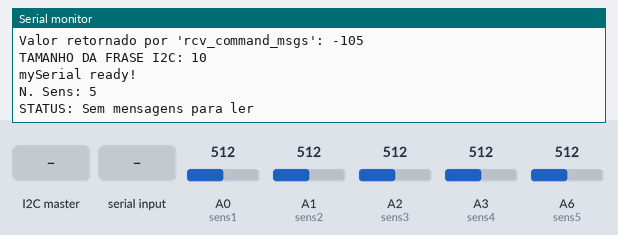
The program below on a simulated Arduino Nano, built with avr-gcc and run on an emulated ATmega328P. On the bench: the last lines printed to the serial monitor. Inputs (shaded band) come from the test bench; at power-on: A0 (sens1) = 512, A1 (sens2) = 512, A2 (sens3) = 512, A3 (sens4) = 512, A6 (sens5) = 512.

Above: at 1.2 s.
1.3 s: the I2C master sends "#"
3.5 s: "#" received over the second serial link
At 3.9 s:
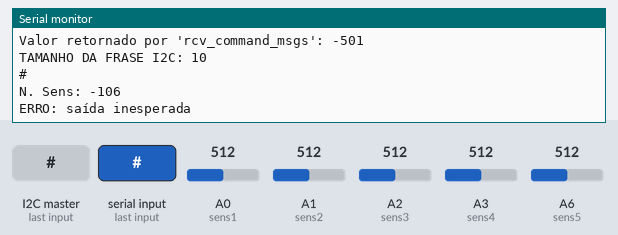
5.0 s: "$" received over the second serial link
6.6 s: "90,45\n" received over the second serial link
At 7.1 s:
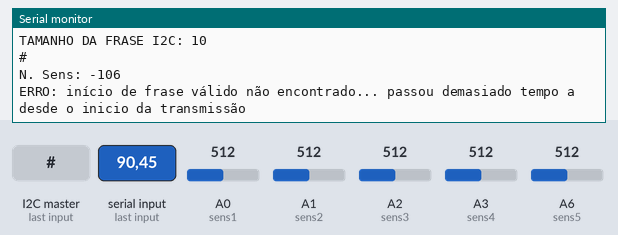
8.1 s: "#90 45 200$\n" received over the second serial link
At 8.53 s:
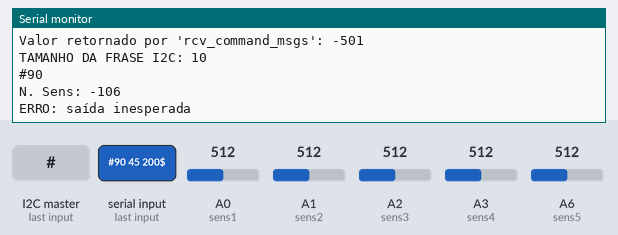
Timing chart, 0 to 10.7 s (numbered marks = the images above; inputs shaded):
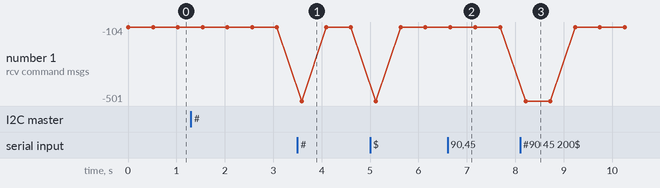

Measured:
- after the input at 3.5 s, the serial monitor: prints a new line after 0.08 s (image 1)
- after the input at 6.6 s, the serial monitor: prints a new line after 0.06 s (image 2)
- after the input at 8.1 s, the serial monitor: prints a new line after 0.10 s (image 3)

The program:

main.cpp
```cpp
#include <Arduino.h>
#include <SoftwareSerial.h>
#include <Wire.h>

#define i2c_slave_id 1
/*
RX is digital pin 2 (connect to TX of other device)
TX is digital pin 3 (connect to RX of other device)
*/

SoftwareSerial mySerial(2, 3); // RX, TX

int len=0, command=0, sens1 = A0, sens2 = A1, sens3 = A2, sens4 = A3, sens5 = A6, i=0, t=0, resend=0;
uint16_t val1=0, val2=0, val3=0, val4=0, val5=0;
char /*frase[40],*/ get_char, frase_i2c_master[10];
unsigned int val[3], val_sens[8];

void receiveEvent(int howMany)
{
  if (Wire.available()){
    get_char = Wire.read();
    if (get_char == '#'){
      frase_i2c_master[i] = get_char;
      i++;
      while(get_char != '$' && Wire.available()){
        get_char = Wire.read(); // receive byte as a character
        //Serial.print(get_char);         // print the character
        frase_i2c_master[i] = get_char;
        i++;
      }
      i=0;
    }
  }
  len = howMany;
  get_char = '(';
}

int decode_i2c_info(char * frase_i2c_master, unsigned int * val, int len){
  if(len != 8){
    return -100;
  } else {
    sscanf(frase_i2c_master,"#%2x %2x %2x$", &val[0], &val[1], &val[2]);
    // Serial.print("val_1: ");
    // Serial.println(val[0]);
    // Serial.print("val_2: ");
    // Serial.println(val[1]);
    if(val[0]!=i2c_slave_id && (val[2]==1 || val[2]==2)) return -101;
    else if(val[0]==i2c_slave_id && (val[2]!=1 && val[2]!=2)) return -102;
    else if(val[0]!=i2c_slave_id && val[2]!=1 && val[2]!=2) return -103;
    else if(val[2]==1) return 0;
    else if(val[2]==2) return 1;
  }
  return -500;
}

int peak_command_msgs(){
  if (mySerial.available()>0) return 1;
  else return 0;
}

int rcv_command_msgs(char * resposta, int peak, unsigned int * val){
  char read_char= '(';
  int j=0, waiting_1st=1;
  if (peak==1){
    while(read_char != '$' && mySerial.available()>0){
      read_char = mySerial.read();
      if (read_char == '#'){
          resposta[j] = read_char;
          j++;
          waiting_1st=0;
      } else if ((waiting_1st==0) && ((read_char >= '0' && read_char <= '9') || (read_char >= 'A' && read_char <= 'F') || (read_char >= 'a' && read_char <= 'f') || read_char == '#' || read_char == '$')){ //mudei de 'z' para 'f'
          //Serial.print("Hello there :)");
          resposta[j] = read_char;
          Serial.print("Read char: ");
          Serial.println(read_char);
          if (read_char == '$'){
            Serial.print("J: ");
            Serial.println(j);
            Serial.print("Read char: ");
            Serial.println(read_char);
            if(j != 7){
              return -100;
            } else {
              sscanf(resposta,"#%2x %2x %2x$", &val[0], &val[1], &val[2]);
              Serial.print("Resposta: ");
              Serial.println(resposta);
              Serial.print("val_1: ");
              Serial.println(val[0]);
              Serial.print("val_2: ");
              Serial.println(val[1]);
              Serial.print("val_3: ");
              Serial.println(val[2]);
              if(val[0]!=i2c_slave_id && (val[2]==1 || val[2]==2)) return -101;
              else if(val[0]==i2c_slave_id && (val[2]!=1 && val[2]!=2)) return -102;
              else if(val[0]!=i2c_slave_id && val[2]!=1 && val[2]!=2) return -103;
              else if(val[2]==1) return 0;
              else if(val[2]==2) return 1;

              return -500;
  /*
  VER O QUE FAZER COM ESTA PARTE DO CODIGO... BASICAMENTE QUERO VERIFICAR SE HA
  MSG PARA SEREM RECEBIDAS ANTES DE ENVIAR OUTRA, E CASO HAJA, RECEBO A MSG E
  VERIFICO SE ESTÁ FIXE
  */
            }
          } else {
            j++;
          }
      } else {
        Serial.println("WAITING FOR #...");
        waiting_1st=1;
        j=0;
        i++;
        if (i==7){
          return -104; //WAITED FOR TOO LONG
          i=0;
        }
      }
    }
  } else return -105; //NO MSGS TO READ
  return -501;
}

int send_serial(int num_sens, unsigned int * val, int peak){
  char frase[40];
  if (peak==1) return -106;
  else {
    switch(num_sens){
    case 1:
      sprintf(frase, "#%04X$", val[0]);
      if (mySerial){
        Serial.println("mySerial ready!");
        mySerial.write(frase);
      }
      return 1;
      break;
    case 2:
      sprintf(frase, "#%04X%04X$", val[0], val[1]);
      if (mySerial){
        Serial.println("mySerial ready!");
        mySerial.write(frase);
      }
      return 2;
      break;
    case 3:
      sprintf(frase, "#%04X%04X%04X$", val[0], val[1], val[2]);
      if (mySerial){
        Serial.println("mySerial ready!");
        mySerial.write(frase);
      }
      return 3;
      break;
    case 4:
      sprintf(frase, "#%04X%04X%04X%04X$", val[0], val[1], val[2], val[3]);
      if (mySerial){
        Serial.println("mySerial ready!");
        mySerial.write(frase);
      }
      return 4;
      break;
    case 5:
      sprintf(frase, "#%04X%04X%04X%04X%04X$", val[0], val[1], val[2], val[3], val[4]);
      if (mySerial){
        Serial.println("mySerial ready!");
        mySerial.write(frase);
      }
      return 5;
      break;
    case 6:
      sprintf(frase, "#%04X%04X%04X%04X%04X%04X$", val[0], val[1], val[2], val[3], val[4], val[5]);
      if (mySerial){
        Serial.println("mySerial ready!");
        mySerial.write(frase);
      }
      return 6;
      break;
    case 7:
      sprintf(frase, "#%04X%04X%04X%04X%04X%04X%04X$", val[0], val[1], val[2], val[3], val[4], val[5], val[6]);
      if (mySerial){
        Serial.println("mySerial ready!");
        mySerial.write(frase);
      }
      return 7;
      break;
    case 8:
      sprintf(frase, "#%04X%04X%04X%04X%04X%04X%04X%04X$", val[0], val[1], val[2], val[3], val[4], val[5], val[6], val[7]);
      if (mySerial){
        Serial.println("mySerial ready!");
        mySerial.write(frase);
      }
      return 8;
      break;
    /*
    case 454:
      sprintf(frase, "$&&&#%04X$", val[0]);
      if (mySerial){
        Serial.print("MENSAGEM DE ERRO");
        Serial.println(frase);
      }
      return 1454;
      break;
    */
    default:
      return 0;
    }
  }

  return -500;
}

void setup()
{
  Serial.begin(115200);
  mySerial.begin(115200);
  Wire.begin(i2c_slave_id);
  Wire.onReceive(receiveEvent); // register event
  //pinMode(5, OUTPUT);
}

void loop()
{

  val_sens[0] = analogRead(sens1);
  val_sens[1] = analogRead(sens2);
  val_sens[2] = analogRead(sens3);
  val_sens[3] = analogRead(sens4);
  val_sens[4] = analogRead(sens5);

  /*
  val1 = 134;
  val2 = 1024;
  val3 = 1;
  val4 = 0;
  val5 = 56;
  */
  //Serial.println();
  //Serial.println(len);
  //sprintf(frase, "#%04X%04X%04X%04X%04X$", val1, val2, val3, val4, val5);
  //mySerial.write("Hello World!");
  //int p = peak_command_msgs();

  //Serial.print("Frase: ");
  //Serial.println(frase);

  // if (mySerial){
  //   Serial.println("mySerial ready!");
  //   mySerial.write(frase);
  // }

  int peak = peak_command_msgs();   //Verifica se há msg no esp à espera de serem enviadas
  if (peak==1 /*|| resend==1*/) Serial.println("Mensagens do Master disponíveis. Não enviar mensagens");
  else Serial.println("Sem mensagens do Master. Autorizado a enviar mensagens");

  command = rcv_command_msgs(frase_i2c_master, peak, val);
  Serial.print("Valor retornado por 'rcv_command_msgs': ");
  //command = decode_i2c_info(frase_i2c_master, val, len);
  //Serial.print("Valor retornado por 'decode_i2c_info': ");
  Serial.println(command);

  Serial.print("TAMANHO DA FRASE I2C: ");
  Serial.println(sizeof(frase_i2c_master));
  Serial.println(frase_i2c_master);

  /*DESCOMENTAR ESTA PARTER*/
  int h = send_serial(5, val_sens, peak);
  Serial.print("N. Sens: ");
  Serial.println(h);

  if(command == -100) Serial.println("ERRO: tamanho da frase recebida inválido");
  else if(command == -101) Serial.println("ERRO: id do slave incorreto");
  else if(command == -102) Serial.println("ERRO: ordens incorretas");
  else if(command == -103) Serial.println("ERRO: id do slave e ordens incorretas");
  else if(command == -104) Serial.println("ERRO: início de frase válido não encontrado... passou demasiado tempo a desde o inicio da transmissão");
  else if(command == -105) Serial.println("STATUS: Sem mensagens para ler");
  else if(command == -500 || command == -501) Serial.println("ERRO: saída inesperada");
  else if(command == 0){
    Serial.println("OFF");
    Serial.print("SENSOR: ");
    Serial.println(val[1]);
    //digitalWrite(val[1], false); //DESCOMENTAR E ACRESCEBTAR VALOR DO PINO
  } else if(command == 1){
    Serial.println("ON");
    //digitalWrite(val[1], true); //DESCOMENTAR E ACRESCEBTAR VALOR DO PINO
  }

/*NOVA PARTE*/
/*
  if (command == -100 || command == -101 || command == -102 || command == -103 || command == -104 || command == -500 || command == -501){
    val_sens[0] = 454;
    resend = 1;
    int p = send_serial(454, val_sens, 0); //NO CASO DE SER ERRO, VOLTA A PEDIR PARA MANDAR
    Serial.print("Pedido para reenviar: ");
    Serial.println(p);
  } else if (command == 1 || command ==0){
    val_sens[0] = 0;
    resend = 0;
    send_serial(454, val_sens, 0); //NO CASO DE SER ERRO, VOLTA A PEDIR PARA MANDAR
    Serial.print("Pedido para reenviar: ");
    Serial.println(0);
  }
*/
  // if (strcmp(frase_i2c_master,"#01$")==0){
  //   Serial.println("digitalWrite(qq coisa a LOW)");
  // } else if (strcmp(frase_i2c_master,"#02$")==0){
  //   Serial.println("digitalWrite(qq coisa a HIGH)");
  // } else {
  //   Serial.println("Mensagem desconhecida...");
  // }
if (Wire.available()==0) len=0;

delay(500);
}
```
